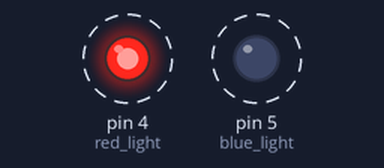
The sketch below on a simulated Arduino Uno, built with avr-gcc and run on an emulated ATmega328P. On the bench: output pins drawn as LEDs (lit = HIGH). Dashed ring = blinking.

Above: at 0.2 s.
Timing chart, 0 to 3.0 s (numbered marks = the images above):
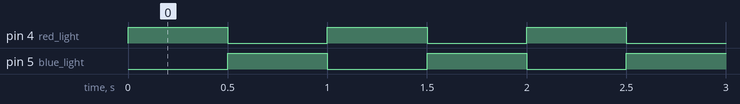

Measured:
- by itself, pin 4 (red_light), pin 5 (blue_light): alternates HIGH for 0.50 s and LOW for 0.50 s

The sketch:

blinking_sketch_lab_5.ino
```cpp
const int blue_light = 5;
const int red_light = 4;
int inputNumber;

void setup() {
  // put your setup code here, to run once:
  pinMode(blue_light, OUTPUT);
  pinMode(red_light, OUTPUT);
  Serial.begin(9600);

  digitalWrite(blue_light, LOW);
  digitalWrite(blue_light, LOW);
}

void loop() {
  // put your main code here, to run repeatedly:
  digitalWrite(blue_light, LOW);
  digitalWrite(red_light, HIGH);
  delay(500);
  digitalWrite(red_light, LOW);
  digitalWrite(blue_light, HIGH);
  delay(500);
}
```
